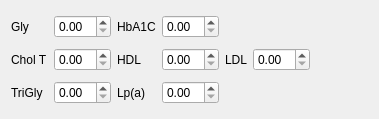
<?xml version="1.0" encoding="UTF-8"?>
<ui version="4.0">
 <class>LabTestsResults</class>
 <widget class="QWidget" name="LabTestsResults">
  <property name="geometry">
   <rect>
    <x>0</x>
    <y>0</y>
    <width>379</width>
    <height>119</height>
   </rect>
  </property>
  <property name="windowTitle">
   <string/>
  </property>
  <layout class="QGridLayout" name="gridLayout">
   <item row="0" column="3">
    <widget class="QDoubleSpinBox" name="hba1c">
     <property name="maximumSize">
      <size>
       <width>100</width>
       <height>16777215</height>
      </size>
     </property>
    </widget>
   </item>
   <item row="1" column="4">
    <widget class="QLabel" name="ldlLabel">
     <property name="sizePolicy">
      <sizepolicy hsizetype="Fixed" vsizetype="Preferred">
       <horstretch>0</horstretch>
       <verstretch>0</verstretch>
      </sizepolicy>
     </property>
     <property name="text">
      <string>LDL</string>
     </property>
    </widget>
   </item>
   <item row="2" column="1">
    <widget class="QDoubleSpinBox" name="trigly">
     <property name="maximumSize">
      <size>
       <width>100</width>
       <height>16777215</height>
      </size>
     </property>
    </widget>
   </item>
   <item row="1" column="5">
    <widget class="QDoubleSpinBox" name="ldl">
     <property name="maximumSize">
      <size>
       <width>100</width>
       <height>16777215</height>
      </size>
     </property>
    </widget>
   </item>
   <item row="2" column="3">
    <widget class="QDoubleSpinBox" name="lpa">
     <property name="maximumSize">
      <size>
       <width>100</width>
       <height>16777215</height>
      </size>
     </property>
    </widget>
   </item>
   <item row="1" column="3">
    <widget class="QDoubleSpinBox" name="hdl">
     <property name="maximumSize">
      <size>
       <width>100</width>
       <height>16777215</height>
      </size>
     </property>
    </widget>
   </item>
   <item row="1" column="0">
    <widget class="QLabel" name="cholTLabel">
     <property name="sizePolicy">
      <sizepolicy hsizetype="Fixed" vsizetype="Preferred">
       <horstretch>0</horstretch>
       <verstretch>0</verstretch>
      </sizepolicy>
     </property>
     <property name="text">
      <string>Chol T</string>
     </property>
    </widget>
   </item>
   <item row="2" column="0">
    <widget class="QLabel" name="triglyLabel">
     <property name="sizePolicy">
      <sizepolicy hsizetype="Fixed" vsizetype="Preferred">
       <horstretch>0</horstretch>
       <verstretch>0</verstretch>
      </sizepolicy>
     </property>
     <property name="text">
      <string>TriGly</string>
     </property>
    </widget>
   </item>
   <item row="0" column="1">
    <widget class="QDoubleSpinBox" name="gly">
     <property name="maximumSize">
      <size>
       <width>100</width>
       <height>16777215</height>
      </size>
     </property>
    </widget>
   </item>
   <item row="1" column="2">
    <widget class="QLabel" name="hdlLabel">
     <property name="sizePolicy">
      <sizepolicy hsizetype="Fixed" vsizetype="Preferred">
       <horstretch>0</horstretch>
       <verstretch>0</verstretch>
      </sizepolicy>
     </property>
     <property name="text">
      <string>HDL</string>
     </property>
    </widget>
   </item>
   <item row="0" column="0">
    <widget class="QLabel" name="glyLabel">
     <property name="sizePolicy">
      <sizepolicy hsizetype="Fixed" vsizetype="Preferred">
       <horstretch>0</horstretch>
       <verstretch>0</verstretch>
      </sizepolicy>
     </property>
     <property name="text">
      <string>Gly</string>
     </property>
    </widget>
   </item>
   <item row="2" column="2">
    <widget class="QLabel" name="lpaLabel">
     <property name="sizePolicy">
      <sizepolicy hsizetype="Fixed" vsizetype="Preferred">
       <horstretch>0</horstretch>
       <verstretch>0</verstretch>
      </sizepolicy>
     </property>
     <property name="text">
      <string>Lp(a)</string>
     </property>
    </widget>
   </item>
   <item row="1" column="1">
    <widget class="QDoubleSpinBox" name="cholT">
     <property name="maximumSize">
      <size>
       <width>100</width>
       <height>16777215</height>
      </size>
     </property>
    </widget>
   </item>
   <item row="0" column="2">
    <widget class="QLabel" name="hba1cLabel">
     <property name="sizePolicy">
      <sizepolicy hsizetype="Fixed" vsizetype="Preferred">
       <horstretch>0</horstretch>
       <verstretch>0</verstretch>
      </sizepolicy>
     </property>
     <property name="text">
      <string>HbA1C</string>
     </property>
    </widget>
   </item>
   <item row="1" column="6">
    <spacer name="horizontalSpacer">
     <property name="orientation">
      <enum>Qt::Horizontal</enum>
     </property>
     <property name="sizeHint" stdset="0">
      <size>
       <width>40</width>
       <height>20</height>
      </size>
     </property>
    </spacer>
   </item>
  </layout>
 </widget>
 <resources/>
 <connections/>
</ui>
